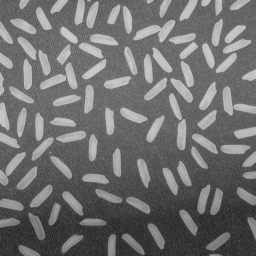
#> input picture 日常实验/实验5/rice.png, 256 x 256 px
$ python task4.py
#> lines starting #> are read from the running program, lines starting #| are printed output that depends on the picture; after the words box and inside, x2 and y2 are one past the last pixel; in counts of white or black regions, pixels touching at a corner belong together
import cv2
from matplotlib import pyplot as plt

image = cv2.imread("./rice.png")
#> image is the input picture: shape (256, 256, 3); min 40, max 204, mean 111.2
gray = cv2.cvtColor(image, cv2.COLOR_BGR2GRAY)

plt.rcParams['font.sans-serif'] = ['SimHei']
plt.rcParams['axes.unicode_minus'] = False
plt.subplot(1, 3, 1), plt.imshow(image, "gray")
plt.title("原始图像"), plt.xticks([]), plt.yticks([])

plt.subplot(1, 3, 2), plt.hist(image.ravel(), 256)
plt.title("直方图"), plt.xticks([]), plt.yticks([])
ret1, th1 = cv2.threshold(gray, 127, 255, cv2.THRESH_BINARY)
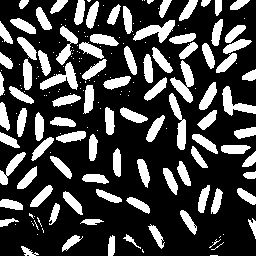
#> th1: shape (256, 256); 26.8% white; 191 white regions (102 under 20 px), largest, box (x1, y1, x2, y2) and area: (170, 60, 194, 103) 455, (133, 20, 175, 43) 438, (40, 62, 78, 90) 432

plt.subplot(1, 3, 3), plt.imshow(th1, "gray")
plt.title("双峰法分割图像"), plt.xticks([]), plt.yticks([])
plt.show()
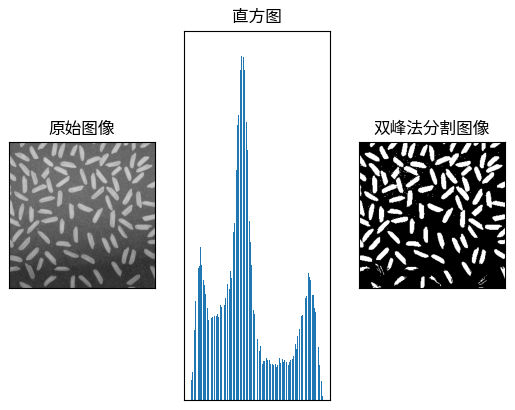
#> figure drawn by matplotlib, 3 panels

$ run again, with 日常实验/实验5/coins.png copied over 日常实验/实验5/rice.png
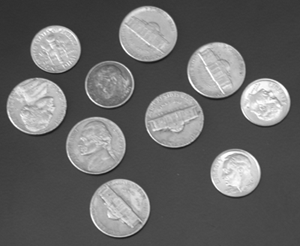
#> input picture 日常实验/实验5/coins.png, 300 x 246 px
#> image is the input picture: shape (246, 300, 3); min 23, max 255, mean 103
#> `ret1, th1 = cv2.threshold(gray, 127, 255, cv2.THRESH_BINARY)`:
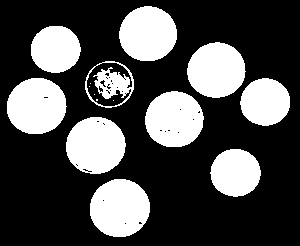
#> th1: shape (246, 300); 30.1% white; 15 white regions (5 under 20 px), largest, box (x1, y1, x2, y2) and area: (90, 179, 150, 237) 2744, (66, 117, 126, 174) 2662, (7, 78, 67, 134) 2646
#> `plt.show()`:
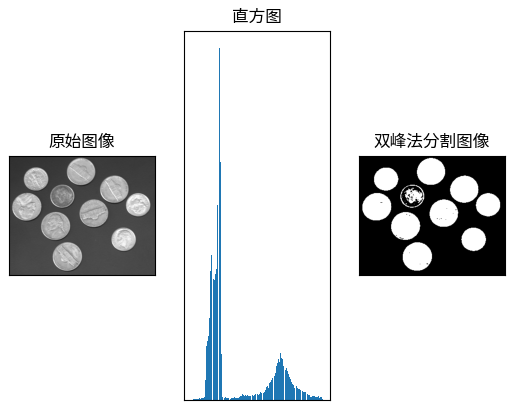
#> figure drawn by matplotlib, 3 panels
